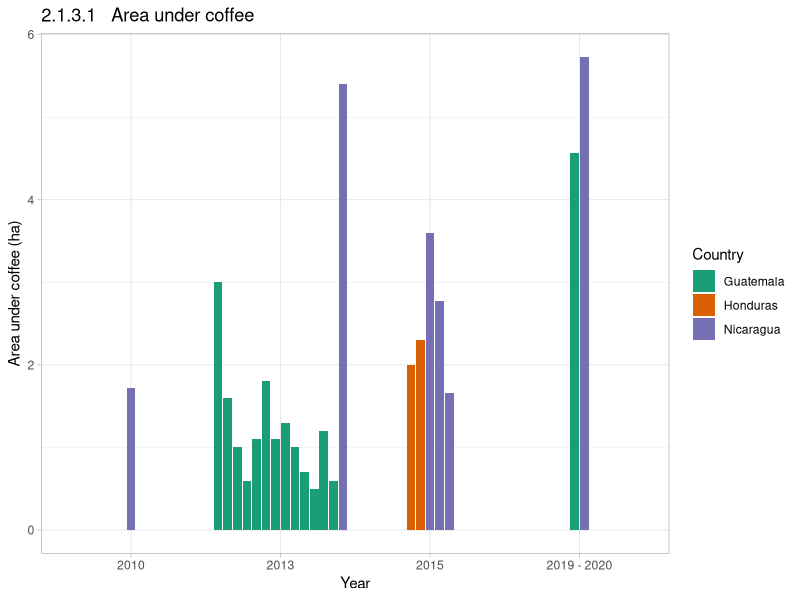

Here is the R script that generated this plot:
library(tidyverse)
library(openxlsx)
library(kableExtra)
library(knitr)
library(scales)
library(flextable)

data <- read.xlsx("example data/Example data 3.xlsx")

countries <- unique(data$country)

indicator_codes <- unique(data$code)

data <- data%>%
  group_by(country, year, source_name, purpose, gender, scope)%>%
  mutate(n = n())%>%
  mutate(group = ifelse(n > 1, row_number(), NA))%>%
  mutate(indicator_definition = "-")%>%
  ungroup()

data%>%
  filter(country == countries[1])%>%
  select(country,purpose, gender, scope, source_name, value_standard, year, group)%>%
  arrange(year)%>%
  mutate(Purpose = paste0(purpose, "\n",
                          "Gender: ", gender, "\n",
                          "Scope: ", scope))%>%
  mutate(source_name = ifelse(!is.na(group), paste0(source_name, " Group:", group), source_name))%>%
  select(-purpose, -scope, -gender, -group)%>%
  pivot_wider(names_from = year, values_from = value_standard)%>%
  mutate_all(as.character)%>%
  rename("Source" = "source_name")%>%
  replace(is.na(.), "-")%>%
  select(-country)%>%
  mutate(Purpose = as.factor(Purpose))%>%
  arrange(Purpose)%>%
  as_grouped_data("Purpose")%>%
  as_flextable()%>%
  add_header_lines(values = countries[1])%>%
  bold(i = ~!is.na(Purpose))%>%
  bg(i = 1, bg = "#A8D08D", part = "header")%>%
  bg(i = 2, bg = "#EDEDED", part = "header")%>%
  bg(i = ~!is.na(Purpose), bg = "#E2EFD9")%>%
  theme_box()%>%
  width(j = 1, width = 3)

data%>%
  filter(country == countries[2])%>%
  select(country,purpose, gender, scope, source_name, value_standard, year, group)%>%
  arrange(year)%>%
  mutate(Purpose = paste0(purpose, "\n",
                          "Gender: ", gender, "\n",
                          "Scope: ", scope))%>%
  mutate(source_name = ifelse(!is.na(group), paste0(source_name, " Group:", group), source_name))%>%
  select(-purpose, -scope, -gender, -group)%>%
  pivot_wider(names_from = year, values_from = value_standard)%>%
  mutate_all(as.character)%>%
  rename("Source" = "source_name")%>%
  replace(is.na(.), "-")%>%
  select(-country)%>%
  mutate(Purpose = as.factor(Purpose))%>%
  arrange(Purpose)%>%
  as_grouped_data("Purpose")%>%
  as_flextable()%>%
  add_header_lines(values = countries[2])%>%
  bold(i = ~!is.na(Purpose))%>%
  bg(i = 1, bg = "#A8D08D", part = "header")%>%
  bg(i = 2, bg = "#EDEDED", part = "header")%>%
  bg(i = ~!is.na(Purpose), bg = "#E2EFD9")%>%
  theme_box()%>%
  width(j = 1, width = 3)

data%>%
  filter(country == countries[3])%>%
  select(country,purpose, gender, scope, source_name, value_standard, year, group)%>%
  arrange(year)%>%
  mutate(Purpose = paste0(purpose, "\n",
                          "Gender: ", gender, "\n",
                          "Scope: ", scope))%>%
  mutate(source_name = ifelse(!is.na(group), paste0(source_name, " Group:", group), source_name))%>%
  select(-purpose, -scope, -gender, -group)%>%
  pivot_wider(names_from = year, values_from = value_standard)%>%
  mutate_all(as.character)%>%
  rename("Source" = "source_name")%>%
  replace(is.na(.), "-")%>%
  select(-country)%>%
  mutate(Purpose = as.factor(Purpose))%>%
  arrange(Purpose)%>%
  as_grouped_data("Purpose")%>%
  as_flextable()%>%
  add_header_lines(values = countries[3])%>%
  bold(i = ~!is.na(Purpose))%>%
  bg(i = 1, bg = "#A8D08D", part = "header")%>%
  bg(i = 2, bg = "#EDEDED", part = "header")%>%
  bg(i = ~!is.na(Purpose), bg = "#E2EFD9")%>%
  theme_box()%>%
  width(j = 1, width = 3)


value_table <- function(data, x, y){
  value_table <- data%>%
    filter(code == x & country == y)%>%
    select(country,purpose, gender, scope, source_name, value_standard, year, group)%>%
    arrange(year)%>%
    mutate(Purpose = paste0(purpose, "\n",
                            "Gender: ", gender, "\n",
                            "Scope: ", scope))%>%
    mutate(source_name = ifelse(!is.na(group), paste0(source_name, " Group:", group), source_name))%>%
    select(-purpose, -scope, -gender, -group)%>%
    pivot_wider(names_from = year, values_from = value_standard)%>%
    mutate_all(as.character)%>%
    rename("Source" = "source_name")%>%
    replace(is.na(.), "-")%>%
    select(-country)%>%
    mutate(Purpose = as.factor(Purpose))%>%
    arrange(Purpose)%>%
    as_grouped_data("Purpose")%>%
    as_flextable()%>%
    add_header_lines(values = y)%>%
    bold(i = ~!is.na(Purpose))%>%
    bg(i = 1, bg = "#A8D08D", part = "header")%>%
    bg(i = 2, bg = "#EDEDED", part = "header")%>%
    bg(i = ~!is.na(Purpose), bg = "#E2EFD9")%>%
    theme_box()%>%
    width(j = 1, width = 3)
  
  return(value_table)
  
}

value_table(data, indicator_codes[1], countries[1])


bar_graph <- function(data, x){
  
  data <- data%>%
    filter(code == x)  
  
  p1 <- data%>%
    ggplot(aes(fill = country, y=value_standard, x = year))+
    geom_col(position = position_dodge2(preserve = "single"))+
    labs(fill = "Country",
         x = "Year",
         y = paste0(data$name, " (", data$unit_standard[1], ")"),
         title = paste(data$code, " ", data$name))+
    scale_fill_brewer(palette = "Dark2")+
    theme_light()
  
  if(data$value_standard[1] == "%"){
    
    p1 <- scale_y_continuous(labels = percent)
    
  }else{}
  
  return(p1)
  
}

bar_graph(data, indicator_codes[1])


#definition table
t <-data%>%
  select(source_name, source_partner, indicator_name_original, indicator_definition)%>%
  group_by(source_name)%>%
  slice(1)
  
t <- flextable(t)%>%
  set_header_labels(source_name = "Source",
                    source_partner = "Source Partner",
                    indicator_name_original = "Original Indicator Name",
                    indicator_definition = "Indicator Definition")%>%
  bg(i = 1, bg = "#A8D08D", part = "header")%>%
  theme_box()%>%
  width(j = 1:4, width = c(2,1,1,2))

t

definition_table <- function(data, x){
  t <-data%>%
    filter(code == x)%>%
    select(source_name, source_partner, indicator_name_original, indicator_definition)%>%
    group_by(source_name)%>%
    slice(1)
  
  definition_table <- flextable(t)%>%
    set_header_labels(source_name = "Source",
                      source_partner = "Source Partner",
                      indicator_name_original = "Original Indicator Name",
                      indicator_definition = "Indicator Definition")%>%
    bg(i = 1, bg = "#A8D08D", part = "header")%>%
    theme_box()%>%
    width(j = 1:4, width = c(2,1,1,2))
  
  return(definition_table)
  
}

definition_table(data, indicator_codes[1])

report_characteristics <- function(data){
  report_characteristics <- data.frame(
    Detail = c(
      rep("Country", length(unique(data$country))),
      rep("Years", length(unique(data$year))),
      rep("Source Type", length(unique(data$source_partner_type))),
      rep("Purpose", length(unique(data$purpose))),
      rep("Gender", length(unique(data$gender))),
      rep("Scope", length(unique(data$scope)))),
    Value = c(
      unique(data$country),
      unique(data$year),
      unique(data$source_partner_type),
      unique(data$purpose),
      unique(data$gender),
      unique(data$scope)
    )
  )
  
  report_characteristics <- flextable(report_characteristics)%>%
    set_header_labels(Detail = "Report Characteristics",
                      Value = "Report Characteristics")%>%
    merge_v(j = 1)%>%
    merge_h(part = "header")%>%
    bg(i = 1, bg = "#A8D08D", part = "header")%>%
    theme_box()%>%
    autofit()
  
  return(report_characteristics)
}

report_characteristics(data)

table <- data.frame(
  col1 = c("Country", "Years", "Source Type", "Purpose", "Gender", "Scope"),
  col2 = c(
    gsub('"', '',paste(shQuote(unique(data$country)), collapse=", ")),
    gsub('"', '',paste(shQuote(unique(data$year)), collapse=", ")),
    gsub('"', '',paste(shQuote(unique(data$source_partner_type)), collapse=", ")),
    gsub('"', '',paste(shQuote(unique(data$purpose)), collapse=", ")),
    gsub('"', '',paste(shQuote(unique(data$gender)), collapse=", ")),
    gsub('"', '',paste(shQuote(unique(data$scope)), collapse=", "))
  )
)
